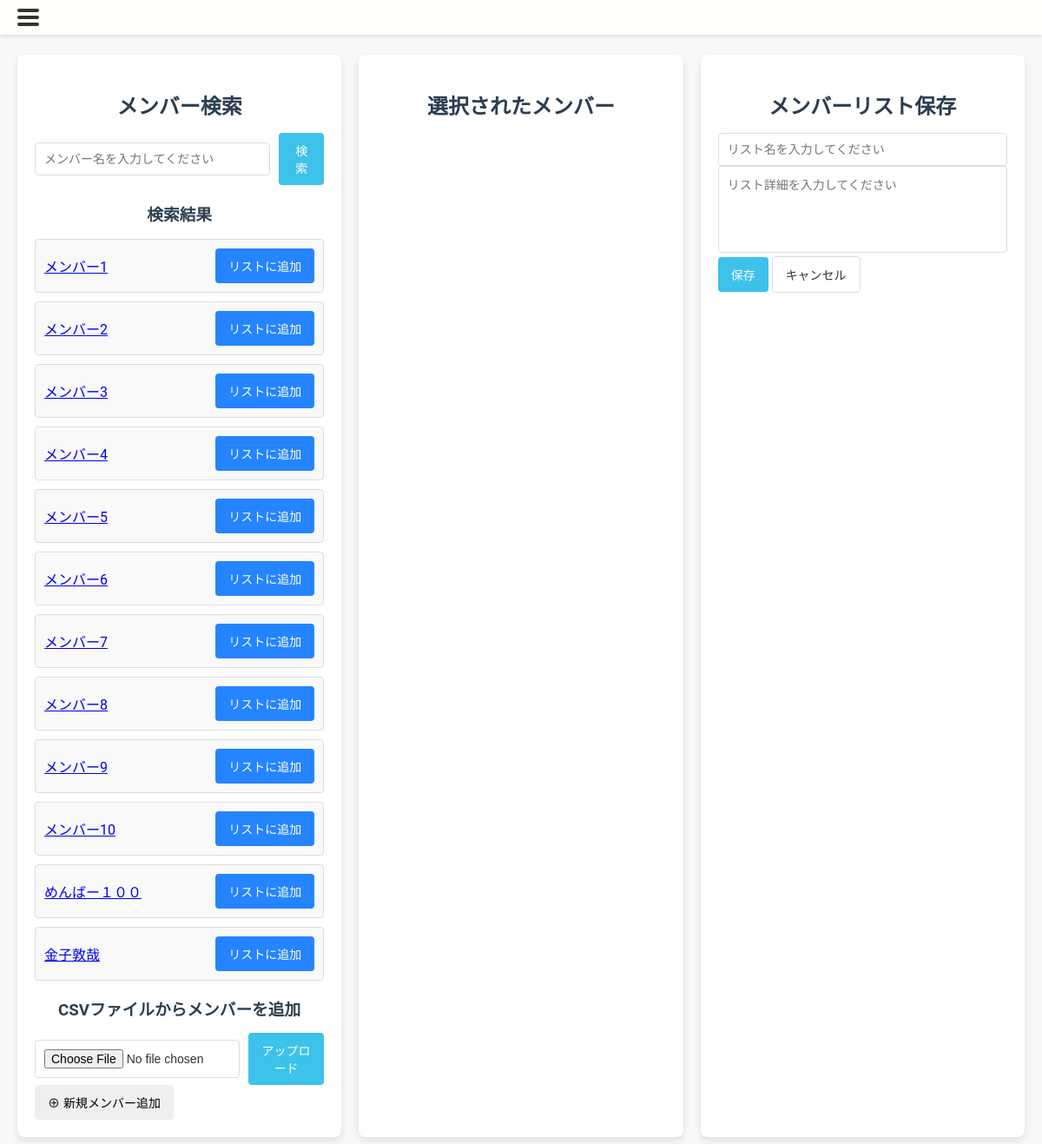
/memberlist/make/, run on the app's committed database.
### canri_app/models.py (models this page shows)
class Member(models.Model):
    member_id = models.AutoField(primary_key=True)
    name = models.CharField(max_length=255)
    birthdate = models.DateTimeField()
    job = models.ForeignKey(JobTitleInformation, on_delete=models.CASCADE)
    memo = models.TextField()
    mbti = models.ForeignKey(MBTI, on_delete=models.CASCADE)
    creation_date = models.DateTimeField()
    deletion_date = models.DateTimeField(null=True, blank=True)
    deletion_flag = models.BooleanField(default=False)
    class Meta:
        db_table = 'Member'

### canri_app/views.py (the view, shortened to what this page needs)
# urls.py: path('memberlist/make/',                                views.MemberListMakeView.as_view(),         name='memberlist_make'),
class MemberListMakeView(TemplateView):
    template_name = "memberList_make.html"
    def get(self, request, *args, **kwargs):
        form = CSVUploadForm()
        members = self.get_queryset()
        memberID_list = request.session.get('memberID_list', [])
        members_in_list = Member.objects.filter(member_id__in=memberID_list, deletion_flag=False)
        member_dict = {member.member_id: member.name for member in members_in_list}
        messages.error(request , '')
        context = {
            'form': form, # フォーム
            'members': members, # 検索メンバー
            'memberID_list': memberID_list,  # 現在のリストを表示
            'member_dict':member_dict,
        }
        return render(request, self.template_name, context)
    def get_queryset(self):
        query = self.request.GET.get('query')
        if query:
            members = Member.objects.filter(name__icontains=query, deletion_flag=False)
        else:
            members = Member.objects.filter(deletion_flag=False)
        return members

### canri_app/forms.py
class CSVUploadForm(forms.Form):
    csv_file = forms.FileField()

### canri_app/templates/memberList_make.html (shortened to what this page needs)
{% extends 'base.html' %}
{% load static %}
{% load custom_filters %}
{% block head %}
<link rel="stylesheet" href="{% static 'css/memberlist_make.css' %}">
{% endblock %}
{% block content %}
<div class="container">
    <section class="search-section">
        <h2>メンバー検索</h2>
        <form method="GET" class="form-inline">
            <input type="search" name="query" value="{{ request.GET.query }}" placeholder="メンバー名を入力してください" class="input-field">
            <button type="submit" class="btn-primary">検索</button>
        </form>
        <h3>検索結果</h3>
        <ul class="member-list">
            {% for member in members %}
                <li>
                    <a href="{% url 'canri_app:member_edit' member_id=member.member_id %}">{{ member.name }}</a>
                    <form method="POST" action="{% url 'canri_app:memberlist_make' %}" class="inline-form">
                        <button type="submit" class="btn-secondary">リストに追加</button>
                    </form>
                </li>
            {% endfor %}
        </ul>
        <h3>CSVファイルからメンバーを追加</h3>
        <form method="POST" enctype="multipart/form-data" class="upload-form">
            <input type="file" name="csv_file" accept=".csv" class="file-input" required>
            <button type="submit" class="btn-primary">アップロード</button>
        </form>
        <form method="GET" action="{% url 'canri_app:member_make' %}" class="inline-form">
            <button type="submit" class="btn-add">⊕ 新規メンバー追加</button>
        </form>
    </section>
    <section class="selected-members-section">
        <h2>選択されたメンバー</h2>
    </section>
    <section class="save-section">
        <h2>メンバーリスト保存</h2>
        <form method="post" action="{% url 'canri_app:memberlist_make_complete' %}" class="save-form">
            <input type="text" name="member_list_name" placeholder="リスト名を入力してください" class="input-field" required>
            <textarea name="member_list_details" placeholder="リスト詳細を入力してください" class="textarea-field"></textarea>
            <div class="button-group">
                <button class="btn-success" type="submit">保存</button>
                <button class="btn-light" type="button" onclick="window.location.href='{% url 'canri_app:memberlist' %}'">キャンセル</button>
            </div>
        </form>
    </section>
</div>
{% endblock %}

### static/css/memberList_make.css (style rules this page uses)
body { font-family: 'Roboto', Arial, sans-serif; background-color: #f7f8fa; margin: 0; padding: 0; color: #333; }
.container { display: flex; flex-wrap: wrap; gap: 20px; padding: 20px; max-width: 1200px; margin: 0 auto; }
section { flex: 1; padding: 20px; background: white; border-radius: 8px; box-shadow: 0px 4px 8px rgba(0, 0, 0, 0.1); }
h2, h3 { color: #2c3e50; text-align: center; margin-bottom: 15px; }
.form-inline, .upload-form, .inline-form { display: flex; gap: 10px; align-items: center; }
.input-field, .file-input, .textarea-field { width: 100%; padding: 10px; border: 1px solid #ddd; border-radius: 4px; font-size: 14px; box-sizing: border-box; transition: border-color 0.3s; }
.textarea-field { height: 100px; resize: none; }
button { border: none; border-radius: 4px; padding: 10px 15px; font-size: 14px; cursor: pointer; transition: background-color 0.3s ease; }
.btn-primary { background-color: #3dc2eb; color: white; }
.btn-secondary { background-color: #2584ff; color: white; }
.btn-success { background-color: #3dc2eb; color: white; }
.btn-light { background-color: white; color: #333; border: 1px solid #ddd; }
ul.member-list, ul.selected-list { list-style: none; padding: 0; }
ul li { display: flex; justify-content: space-between; align-items: center; padding: 10px; border: 1px solid #ddd; margin-bottom: 10px; border-radius: 4px; background-color: #f9f9f9; }

### data on the page
Member: name "メンバー1"
Member: name "メンバー2"
Member: name "メンバー3"
Member: name "メンバー4"
Member: name "メンバー5"
Member: name "メンバー6"
Member: name "メンバー7"
Member: name "メンバー8"
Member: name "メンバー9"
Member: name "メンバー10"
Member: name "めんばー１００"
Member: name "金子敦哉"
